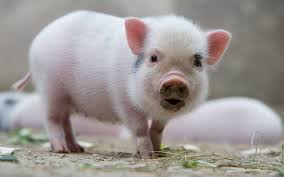
#> input picture Kiemtra/heo.jpg, 284 x 177 px
$ jupyter execute cau3.kiemtracuoiki.ipynb
#> lines starting #> are read from the running program, lines starting #| are printed output that depends on the picture; pictures that were not available may be replaced by others from this repository, and a replacement may not be noted
[cell 1]
import cv2
import numpy as np
import matplotlib.pyplot as plt


img1 = cv2.imread('heo.jpg')
#> img1 is the input picture: shape (177, 284, 3); mean B, G, R 148.9, 151.3, 157.1
img2 = cv2.imread('bird.png')
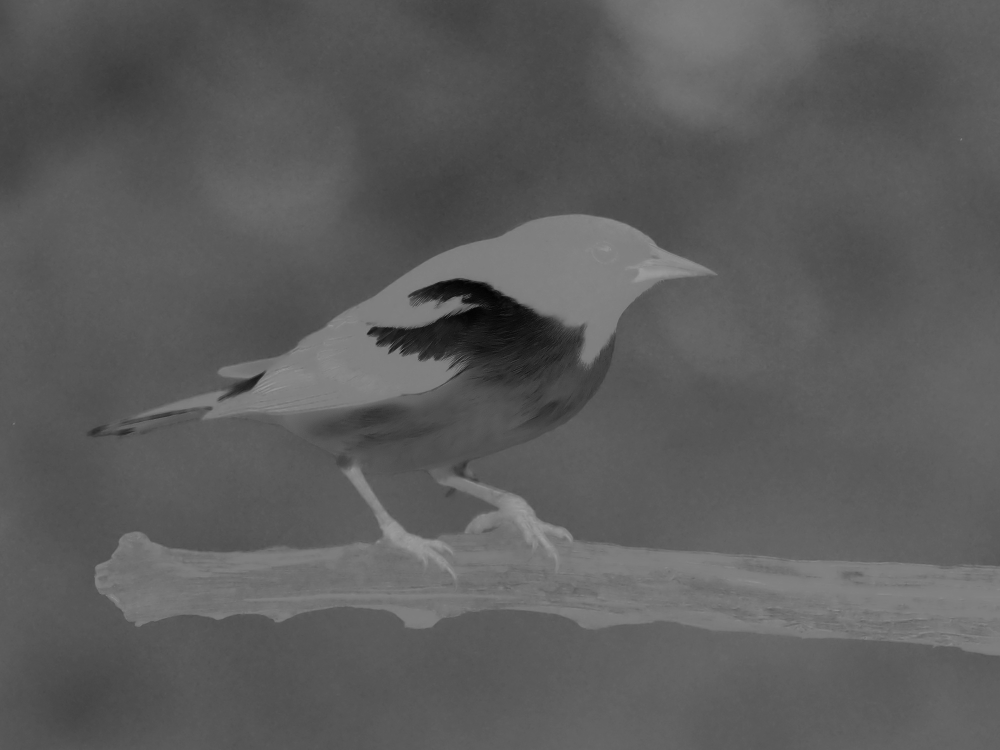
#> input picture Kiemtra/bird_Cb.jpg, 2000 x 1500 px, given in place of bird.png, which was not available (shown at 1/2 size)
#> img2 is the input picture: shape (1500, 2000, 3); min 0, max 160, mean 91.6
img3 = cv2.imread('pagoda.jpg')
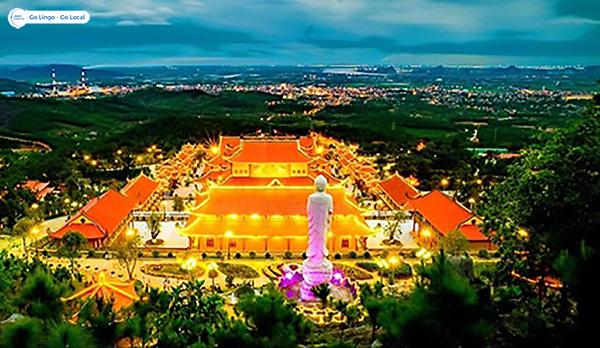
#> input picture Kiemtra/pagoda.jpg, 600 x 348 px
#> img3 is the input picture: shape (348, 600, 3); mean B, G, R 64.1, 94.8, 82.1


if img1 is None or img2 is None or img3 is None:
    print(" Một hoặc nhiều ảnh không được tìm thấy. Kiểm tra tên ảnh.")
    exit()


def bgr_to_rgb(img):
    return cv2.cvtColor(img, cv2.COLOR_BGR2RGB)


img1_border = cv2.copyMakeBorder(img1, 20, 20, 20, 20, cv2.BORDER_CONSTANT, value=(0, 0, 0))
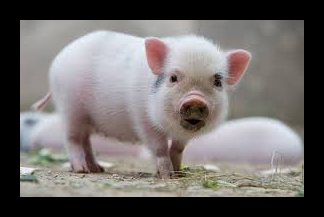
#> img1_border: shape (217, 324, 3); mean B, G, R 106.5, 108.2, 112.3


(h, w) = img2.shape[:2]
#> h = 1500; w = 2000
center = (w // 2, h // 2)
#> center = (1000, 750)
M = cv2.getRotationMatrix2D(center, 45, 1.5)
cos = np.abs(M[0, 0])
#> cos = 1.06
sin = np.abs(M[0, 1])
#> sin = 1.06
new_w = int((h * sin) + (w * cos))
#> new_w = 3712
new_h = int((h * cos) + (w * sin))
#> new_h = 3712
M[0, 2] += (new_w / 2) - center[0]
M[1, 2] += (new_h / 2) - center[1]
img2_rotated = cv2.warpAffine(img2, M, (new_w, new_h))
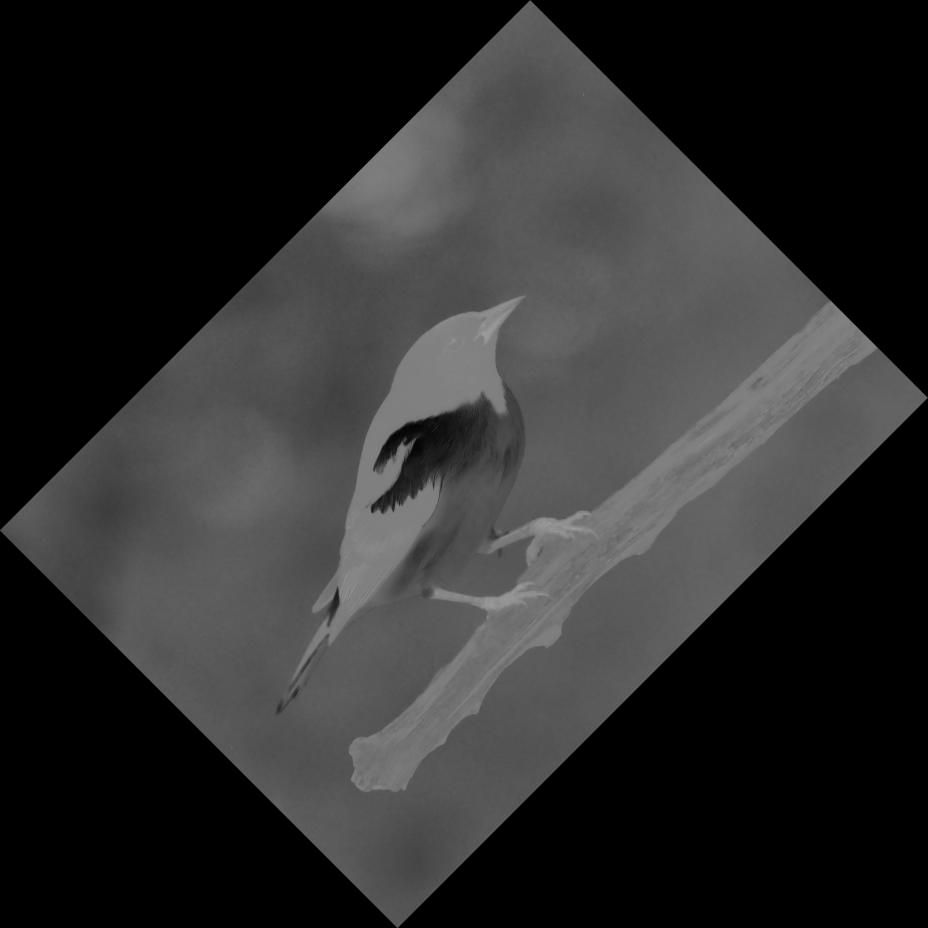
#> img2_rotated: shape (3712, 3712, 3) (shown at 1/4 size); min 0, max 159, mean 44.9


img3_resized = cv2.resize(img3, (0, 0), fx=4, fy=4, interpolation=cv2.INTER_LINEAR)
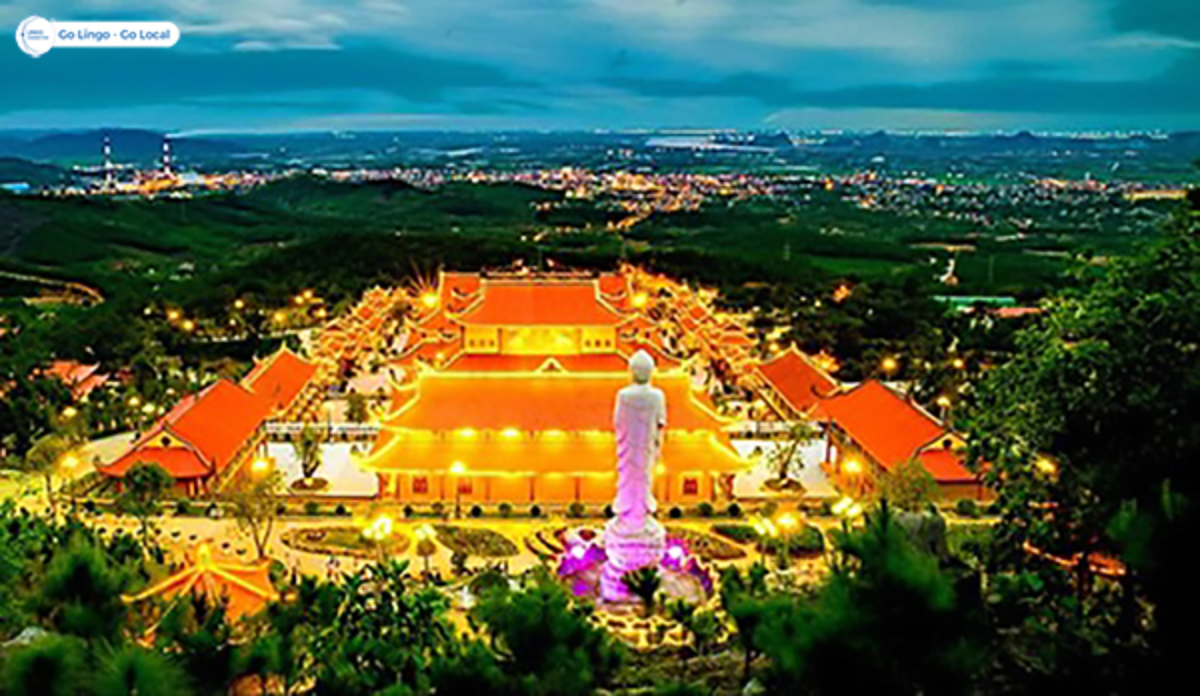
#> img3_resized: shape (1392, 2400, 3) (shown at 1/2 size); mean B, G, R 64, 94.7, 82
img3_filtered = cv2.bilateralFilter(img3_resized, d=9, sigmaColor=75, sigmaSpace=75)
alpha = 1.5
beta = 40
img3_adjusted = cv2.convertScaleAbs(img3_filtered, alpha=alpha, beta=beta)
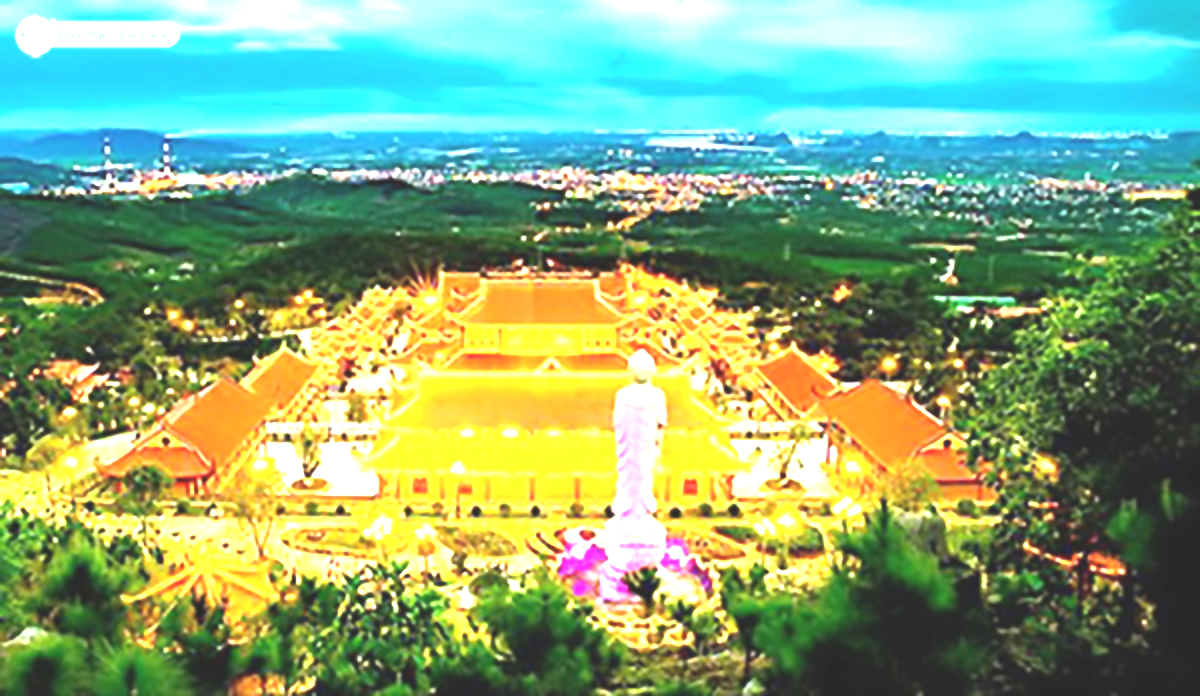
#> img3_adjusted: shape (1392, 2400, 3) (shown at 1/2 size); mean B, G, R 123.5, 168.1, 133.3


plt.figure(figsize=(15, 5))

plt.subplot(1, 3, 1)
plt.imshow(bgr_to_rgb(img1_border))
plt.title("Ảnh 1 - Viền đen")
plt.axis('off')

plt.subplot(1, 3, 2)
plt.imshow(bgr_to_rgb(img2_rotated))
plt.title("Ảnh 2 - Xoay 45°, Scale 1.5x")
plt.axis('off')

plt.subplot(1, 3, 3)
plt.imshow(bgr_to_rgb(img3_adjusted))
plt.title("Ảnh 3 - Resize, Lọc, Sáng/Contrast")
plt.axis('off')

plt.tight_layout()
plt.show()
